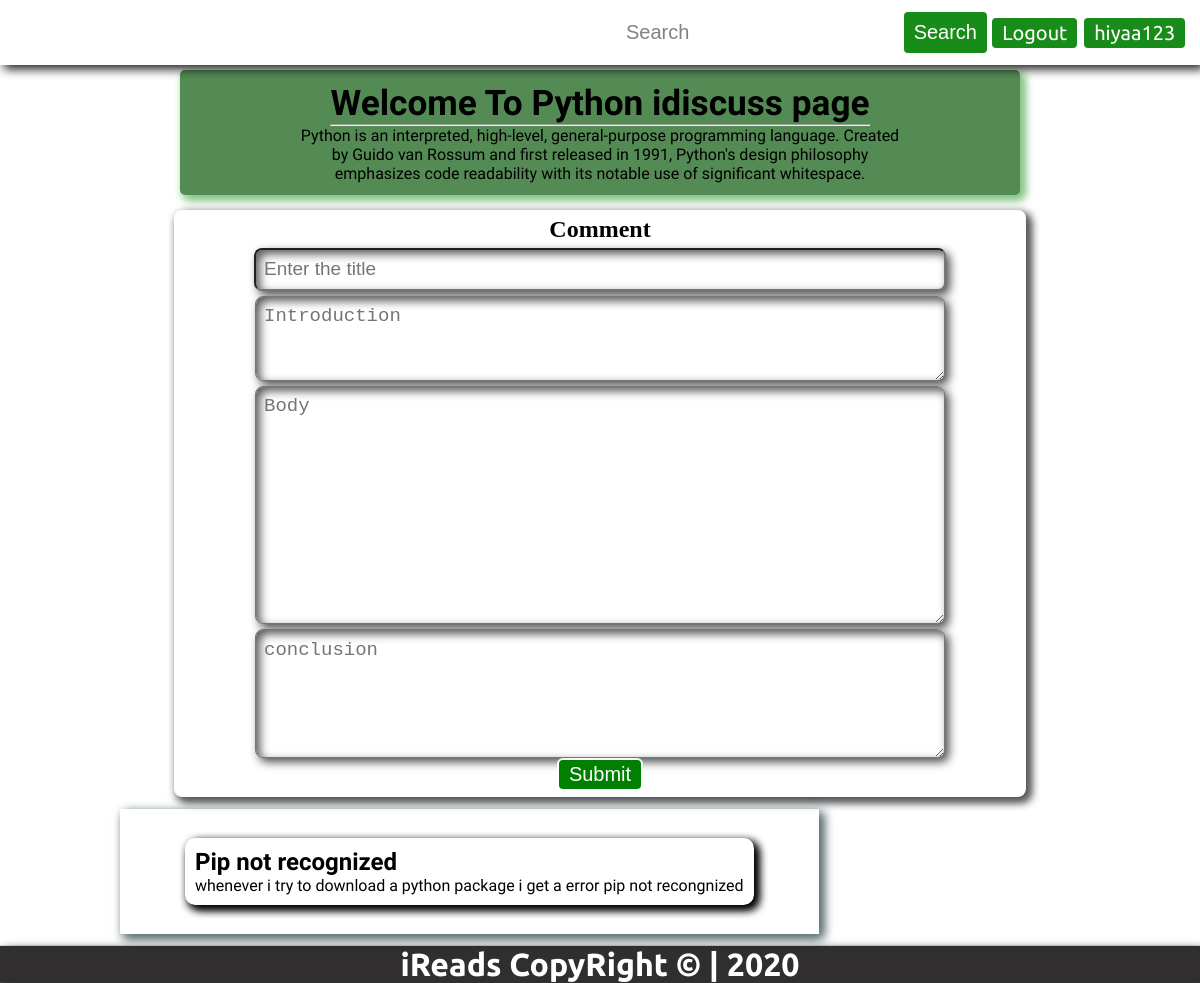
The page /threadlist?cat=idiscuss&&type=1 on the database its author committed.
### iReads/models.py (models this page shows, shortened)
class DiscussionThreads(models.Model):
    id=models.AutoField(primary_key=True)
    type=models.ForeignKey("DiscussionCat", on_delete=models.CASCADE)
    author=models.CharField(max_length=100,default="skrb7f16")
    name=models.CharField(max_length=100)
    head=models.TextField()
    body=models.TextField()
    conclusion=models.TextField()

class DiscussionCat(models.Model):
    id=models.AutoField(primary_key=True)
    catName=models.CharField(max_length=25)
    catDesc=models.TextField()

### iReads/views.py (the view)
# urls.py: path('threadlist', views.threadlist,name='threadlist' ),
def threadlist(request):
    cat = request.GET.get('cat')
    type = int(request.GET.get('type'))
    if(cat == "story"):
        stories = StoriesThreads.objects.filter(type=type)
        if(len(stories) != 0):
            content = {"content": stories,
                        "typeof": "story",
                       "url": '/thread?cat={{typeof}}&&id={{con.id}}',
                       "buttons":BUTTONS
                       }
        else:
            desc = StoriesCat.objects.filter(id=type).first()
            content = {"content": [{"name": "No story found. be first to add", "type": {
                "catName": desc, "catDesc": desc.catDesc}}], "typeof": "story", "url": "/",
                "buttons":BUTTONS}
        return render(request, 'threadlist.html', content)
    elif(cat == "idiscuss"):
        discussions = DiscussionThreads.objects.filter(type=type)
        if(len(discussions) != 0):
            content = {"content": discussions, "typeof": "idiscuss", "url": "/thread?cat=idiscuss&&id={{con.id}}",
                       "buttons": BUTTONS}
        else:
            desc = DiscussionCat.objects.filter(id=type).first()
            content = {"content": [{"name": "No Discussion found. be first to add", "type": {
                "catName": desc, "catDesc": desc.catDesc}}],
                 "typeof": "idiscuss", "url": "/",
                 "buttons": BUTTONS}
        return render(request, 'threadlist.html', content)
    else:
        return redirect(index)

### templates/threadlist.html (shortened to what this page needs)
{% extends 'basic.html' %}
{% block userButtonNav %}
{{buttons|safe}}
{% endblock userButtonNav %}
{% load static %}
{% block body %}
    <div class=" container jumbotron text-center">
        <div class="head">
            <h1 class="large-text">Welcome To {{content.0.type.catName}} {{typeof}} page</h1>
            <hr>
        </div>
        <div class="body">
            {{content.0.type.catDesc}}
        </div>
    </div>
    <form action="submitPost?type={{typeof}}&&cat={{content.0.type.catName}}" class="form-group" method="POST">
        <h2>Comment </h2>
        <input type="text" name="title" placeholder="Enter the title" required>
        <textarea name="intro" id="intro" cols="30" rows="3" placeholder="Introduction" required></textarea>
        <textarea name="body" id="body" cols="30" rows="10" placeholder="Body" required></textarea>
        <textarea name="conclusion" id="conclusion" cols="30" rows="5" placeholder="conclusion" required></textarea>
        <button class="btn">Submit</button>
    </form>
    <section id="threadlist">
        <ul class="posts">
        {% for con in content %}
            <li class="post">
                <h2><a href="/thread?cat={{typeof}}&&id={{con.id}}">{{con.name}}</a></h2>
                <p class="content">{{con.head}}</p>
            </li>
            {% endfor %}
        </ul>
    </section>
{% endblock body %}

### static/css/navbar.css (style rules this page uses)
* { margin: 0; padding: 0; }
.right-side a { display: block; padding: 3px 10px; text-decoration: none; margin-left:3px ; }
.btn { font-size: 20px; padding: 3px 10px; border-radius: 6px; outline: none; color: white; background-color: green; border: 2px solid; cursor: pointer; }
.large-text { font-size: 2.2rem; }

### static/css/main.css (style rules this page uses)
.container { display: flex; width: 80%; padding: 1% 10%; justify-content: center; align-items: center; flex-wrap: wrap; }
.text-center { text-align: center; }
.jumbotron { background-color: rgb(84, 139, 84); width: 50%; height: fit-content; border-radius: 5px; margin: auto; margin-top: 5px; box-shadow: 4px 4px 10px rgb(137, 197, 137), 4px 4px 10px rgb(137, 197, 137); font-family: 'Pangolin', cursive; }
#threadlist { margin: 1% 10%; padding: 2% 5%; width: fit-content; height: fit-content; justify-content: center; align-items: center; display: flex; box-shadow: 4px 4px 10px rgb(91, 109, 107), 4px 4px 10px rgb(121, 151, 155); }
.posts { list-style: none; display: flex; align-items: center; justify-content: center; flex-direction: column; font-family: 'Anonymous Pro', monospace; }
.posts .post { margin: 5px; border-radius: 10px; padding: 10px; box-shadow: 4px 4px 10px black, 4px 4px 10px black; }
.posts a { color: black; text-decoration: none; }
.form-group { display: flex; justify-content: center; align-items: center; margin: auto; width: 70%; border-radius: 8px; padding: 0.5%; flex-direction: column; margin-top: 15px; box-shadow: 4px 4px 10px rgb(87, 88, 90), 4px 4px 10px rgb(75, 78, 82); }
.form-group input, .form-group textarea { outline: none; width: 80%; padding: 1%; border-radius: 8px; margin-top: 5px; box-shadow: inset 4px 4px 10px rgb(87, 88, 90), 4px 4px 10px rgb(75, 78, 82); display: flex; font-size: 19px; }

### static/css/phone.css (style rules this page uses)
.right-side .btn { font-size: 15px; }
.container { flex-direction: column; margin: auto; }
.jumbotron { padding: 0 0; width: 80vw; margin: auto; }
.jumbotron .head, .jumbotron .body { width: 50vw; }
#threadlist { width: fit-content; }
#threadlist .posts { width: 100%; }
#threadlist .posts .post { width: 100%; }
.form-group { width: 80%; }
.form-group input, .form-group textarea { width: 80%; box-shadow: inset 2px 2px 5px rgb(87, 88, 90), 2px 2px 5px rgb(75, 78, 82); }

### rows shown on the page
DiscussionThreads: type.catName "Python", type.catDesc "Python is an interpreted, high-level, general-purpose programming language. Created by Guido van Rossum and first released in 1991, Python's design philosophy emphasizes code readability with its notable use of significant whitespace.", name "Pip not recognized", head "whenever i try to download a python package i get a error pip not recongnized"

### other values the page prints
{{ buttons|safe }} "Logout hiyaa123"
{{ typeof }} "idiscuss"
